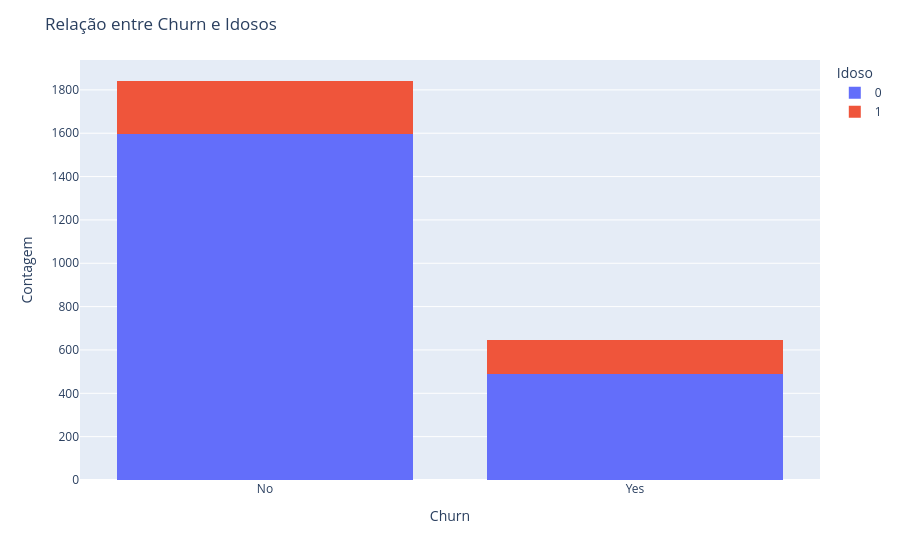

This figure's notebook cell:
### Code cell
fig = px.histogram(df, x='Churn', color='Idoso', barmode='stack')
fig.update_layout(title='Relação entre Churn e Idosos',
                xaxis_title='Churn',
                yaxis_title='Contagem',
                legend_title='Idoso')
fig.show()

### Figure 1 — Plotly figure (JSON) as saved in the notebook; plotly's stock layout.template omitted (floating-point values rounded to 4 significant figures; data arrays with more than 128 entries replaced by an {"elided": "..."} marker saying what was removed)
{"data": [{"bingroup": "x", "hovertemplate": "Idoso=0<br>Churn=%{x}<br>count=%{y}<extra></extra>", "legendgroup": "0", "marker": {"color": "#636efa", "pattern": {"shape": ""}}, "name": "0", "orientation": "v", "showlegend": true, "type": "histogram", "x": {"elided": "2086 str values"}, "xaxis": "x", "yaxis": "y"}, {"bingroup": "x", "hovertemplate": "Idoso=1<br>Churn=%{x}<br>count=%{y}<extra></extra>", "legendgroup": "1", "marker": {"color": "#EF553B", "pattern": {"shape": ""}}, "name": "1", "orientation": "v", "showlegend": true, "type": "histogram", "x": {"elided": "402 str values"}, "xaxis": "x", "yaxis": "y"}], "layout": {"barmode": "stack", "legend": {"title": {"text": "Idoso"}, "tracegroupgap": 0}, "margin": {"t": 60}, "title": {"text": "Relação entre Churn e Idosos"}, "xaxis": {"anchor": "y", "domain": [0, 1], "title": {"text": "Churn"}}, "yaxis": {"anchor": "x", "domain": [0, 1], "title": {"text": "Contagem"}}}}
